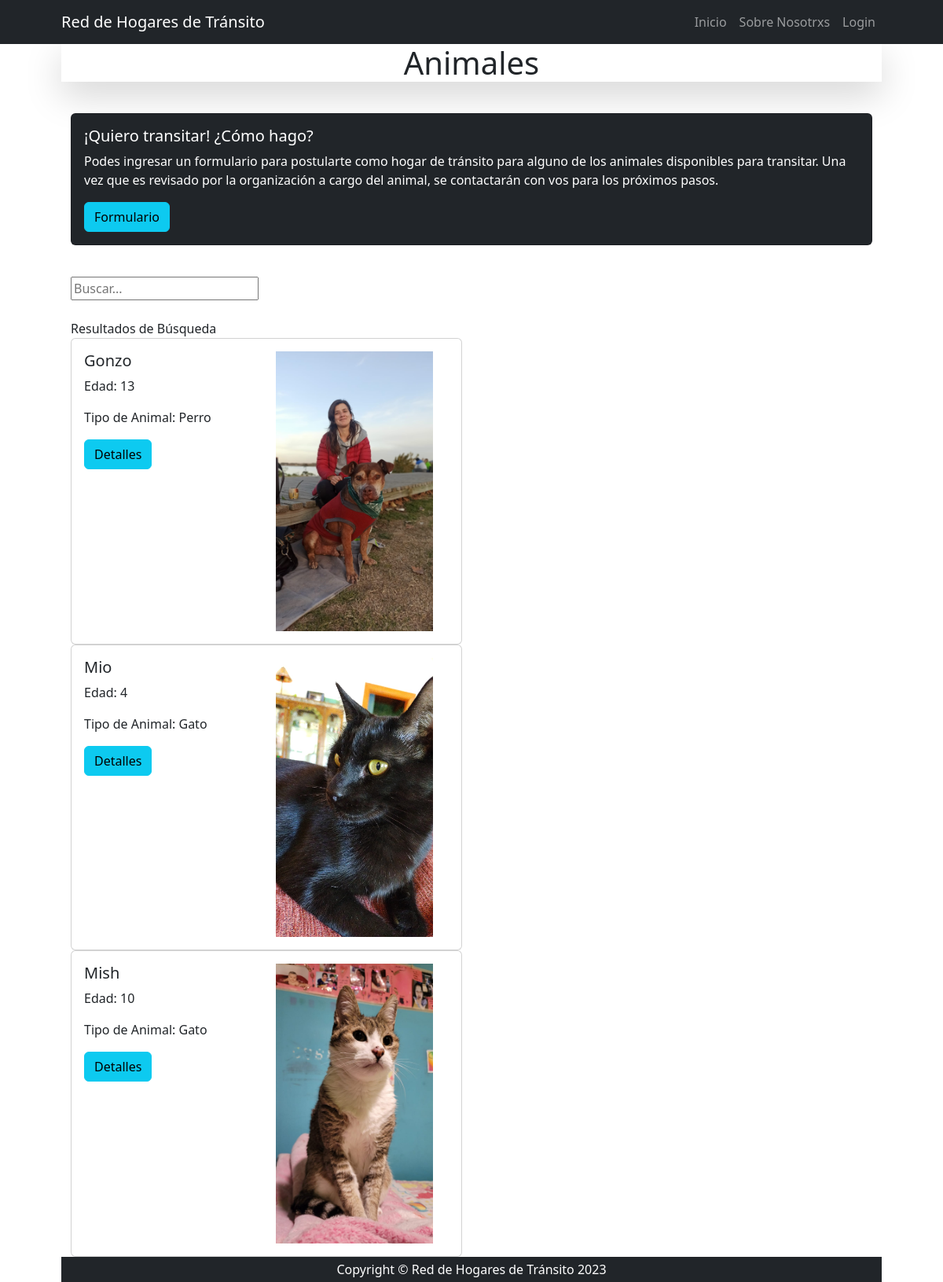
The app's page /animal/animal/list/, older data.
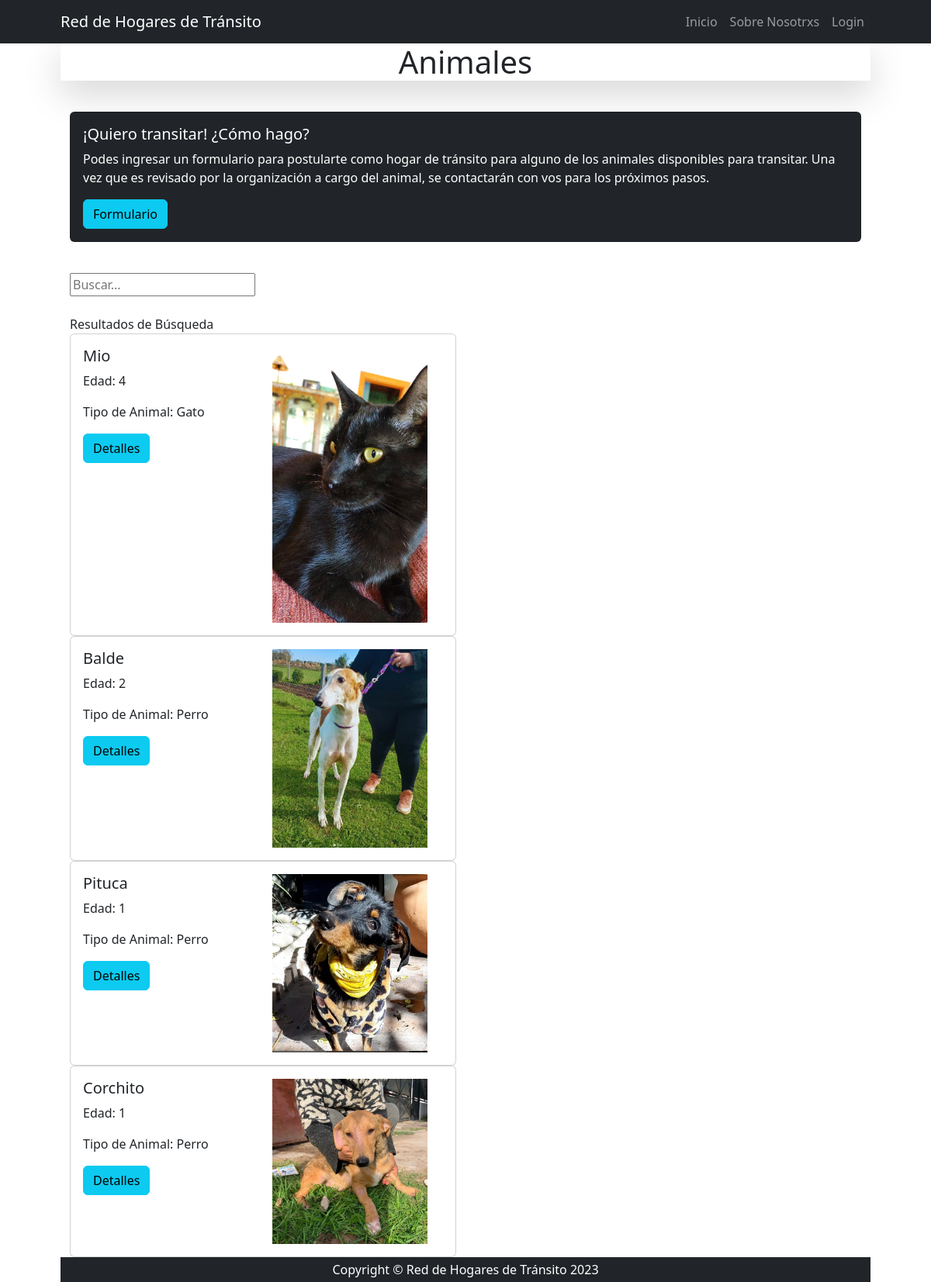
The same page, newer data.
### apps/animal/models.py (models this page shows, shortened)
class Animal(models.Model):
    APTO_CHOICES = [(False, 'No'), (True, 'Sí')]
    nombre = models.CharField(max_length=30)
    edad = models.IntegerField()
    organizacion_id = models.ForeignKey("organizacion.Organizacion", on_delete=models.SET_NULL, null=True, verbose_name="Organización")
    sexo_id = models.ForeignKey(Sexo, on_delete=models.SET_NULL, null=True)
    tipo_animal_id = models.ForeignKey(TipoAnimal, on_delete=models.SET_NULL, null=True, verbose_name="Tipo de animal")
    observaciones = models.CharField(max_length=1000)
    foto1 = models.ImageField(upload_to='Animales_Fotos', null=True, blank = True)
    foto2 = models.ImageField(upload_to='Animales_Fotos', null=True, blank = True)
    foto3 = models.ImageField(upload_to='Animales_Fotos', null=True, blank = True)
    apto_perros = models.BooleanField(default=False, verbose_name="Apto para hogar con perros", choices=APTO_CHOICES)
    apto_gatos = models.BooleanField(default=False, verbose_name="Apto para hogar con gatos", choices=APTO_CHOICES)
    apto_infantes = models.BooleanField(default=False, verbose_name="Apto para hogar con niños", choices=APTO_CHOICES)
    castradx = models.BooleanField(default=False, verbose_name="Castradx", choices=APTO_CHOICES)
    vacunadx = models.BooleanField(default=False, verbose_name="Vacunadx", choices=APTO_CHOICES)
    fecha_actualizacion = models.DateTimeField(default=timezone.now, editable=False, verbose_name="fecha de actualización")
    class  Meta:
        verbose_name = 'Animal'
        verbose_name_plural = 'Animales'

class TipoAnimal(models.Model):
    TipoAnimal = models.CharField(max_length=30)
    class  Meta:
        verbose_name = 'Tipo de Animal'
        verbose_name_plural = 'Tipos de animales'
    def __str__(self) -> str:
        return self.TipoAnimal

### apps/animal/views.py (the view)
# urls.py: path("animal/list/", views.AnimalList.as_view(), name="animal_list"),
class AnimalList(ListView):
    model = models.Animal
    template_name = "animal/list.html"
    context_object_name = "animales"
    def get_queryset(self):
        if self.request.GET.get("consulta"):
            query = self.request.GET.get("consulta")
            object_list = models.Animal.objects.filter(nombre__icontains=query)
        else:
            object_list = models.Animal.objects.all()
        return object_list

### apps/animal/templates/animal/animal_list.html (shortened to what this page needs)
{% extends 'animal/index.html' %}
{% load static %}
{% block content_animal %}
<div class="card text-bg-dark mb-3">
    <div class="card-body">
        <h5 class="card-title">¡Quiero transitar! ¿Cómo hago? </h5>
      <p class="card-text">Podes ingresar un formulario para postularte como hogar de tránsito para alguno de los animales disponibles para transitar. Una vez que es revisado por la organización a cargo del animal, se contactarán con vos para los próximos pasos.</p>
      <a href="{% url 'animal:hogartransitocreate' %}" class="btn btn-info">Formulario</a>
    </div>
  </div>
{% block search %}
<div class="py-lg-4">
    <form action="{% url 'animal:animal_list' %}" method="get">
        <input name="consulta" type="text" placeholder="Buscar...">
    </form>
</div>
{% endblock search %}
{% block table_header %}
    <tr>
        <th>Resultados de Búsqueda</th>
    </tr>
{% endblock table_header %}
{% for object in object_list %}
<div class="row">
    <div class="col-sm-6">
        <div class="card">
            <div class="card-body">
                <div class="row">
                    <div class="col-sm-6">
                        <h5 class="card-title">{{object.nombre}}</h5>
                        <p class="card-text">Edad: {{object.edad}}</p>
                        <p class="card-text">Tipo de Animal: {{object.tipo_animal_id}}</p>
                        <a href="{% url 'animal:animal_detail' object.id %}" class="btn btn-info">Detalles</a>
                    </div>
                    <div class="col-sm-6 text-right">
                        <img class="" src="{{ object.foto1.url }}" alt="sans" width="200px">
                    </div>
                </div>
            </div>
        </div>
    </div>
</div>
  {% endfor %}
{% endblock content_animal %}

### apps/animal/templates/animal/index.html (shortened to what this page needs)
{% extends 'home/base.html' %}
{% block content %}
    <h1 class="shadow-lg text-center">Animales</h1>
    <div class="container mt-lg-3">
        <h3 class="pb-lg-3">
        </h3>
        {% block content_animal %}{% endblock content_animal %}
    </div>
{% endblock content %}

### apps/home/templates/home/base.html (shortened to what this page needs)
{% load static %}
<!DOCTYPE html>
<html lang="es">
    <head>
        <link href="{% static 'home/css/styles.css' %} " rel="stylesheet" />
    </head>
    <body>
        {% include 'home/navbar.html' %}
        <div class="container px-4 px-lg-5">
            {% block content %}
            {% endblock content %}
        {% include 'home/footer.html' %}
    </body>
</html>

### apps/home/templates/home/navbar.html (shortened to what this page needs)
{% load static %}
<nav class="navbar navbar-expand-lg navbar-dark bg-dark">
    <div class="container px-5">
        <a class="navbar-brand" href="#!">Red de Hogares de Tránsito</a>
        <div class="collapse navbar-collapse" id="navbarSupportedContent">
            <ul class="navbar-nav ms-auto mb-2 mb-lg-0">
                <li class="nav-item"><a class="nav-link {% if request.path == '/' %} active {% endif  %}" aria-current="page" href="{% url 'home:index' %}">Inicio</a></li>
                {% if user.is_authenticated %}
                    <li class="nav-item"><a class="nav-link {% if request.path == '/' %} active {% endif  %}" href="{% url 'animal:index' %}">Animales para transitar</a></li>
                    <li class="nav-item"><a class="nav-link {% if request.path == '/' %} active {% endif  %}" href="{% url 'organizacion:index' %}">Organizaciones</a></li>
                    <li class="nav-item"><a class="nav-link {% if request.path == '/' %} active {% endif  %}" href="{% url 'home:editarPerfil' %}">Hola, {{ user.username }}!</a></li>
                    {% if user.usuario.avatar.url  %}
                    <li class="nav-item"><img src="{{ user.usuario.avatar.url }}" alt="avatar" class="img-fluid rounded-circle" style="height: 30px;" ></li>
                    {% else %}
                        <li class="nav-item"><img src="{% static 'home/avatares.png' %}" alt="avatar" class="img-fluid rounded-circle" style="height: 30px;" ></li>
                    {% endif %}
                    <li class="nav-item"><a class="nav-link {% if request.path == '/' %} active {% endif  %}" href="{% url 'home:logout' %}">Logout</a></li>
                {% else %}
                    <li class="nav-item"><a class="nav-link {% if request.path == '/' %} active {% endif  %}" href="{% url 'home:sobreNosotrxs' %}">Sobre Nosotrxs</a></li>
                    <li class="nav-item"><a class="nav-link" href="{% url 'home:login' %}">Login</a></li>
                {% endif %}
            </ul>
        </div>
    </div>
</nav>

### apps/home/templates/home/footer.html
<footer class="py-1 bg-dark">
    <div class="container px-4 px-lg-5"><p class="m-0 text-center text-white">Copyright &copy; Red de Hogares de Tránsito 2023</p></div>
</footer>

Row changes from the older to the newer data that the page shows:
removed Animal: nombre "Gonzo", edad "13", tipo_animal_id "Perro", foto1 (picture)
removed Animal: nombre "Mish", edad "10", tipo_animal_id "Gato", foto1 (picture)
added Animal: nombre "Balde", edad "2", tipo_animal_id "Perro", foto1 (picture)
added Animal: nombre "Pituca", edad "1", tipo_animal_id "Perro", foto1 (picture)
added Animal: nombre "Corchito", edad "1", tipo_animal_id "Perro", foto1 (picture)
